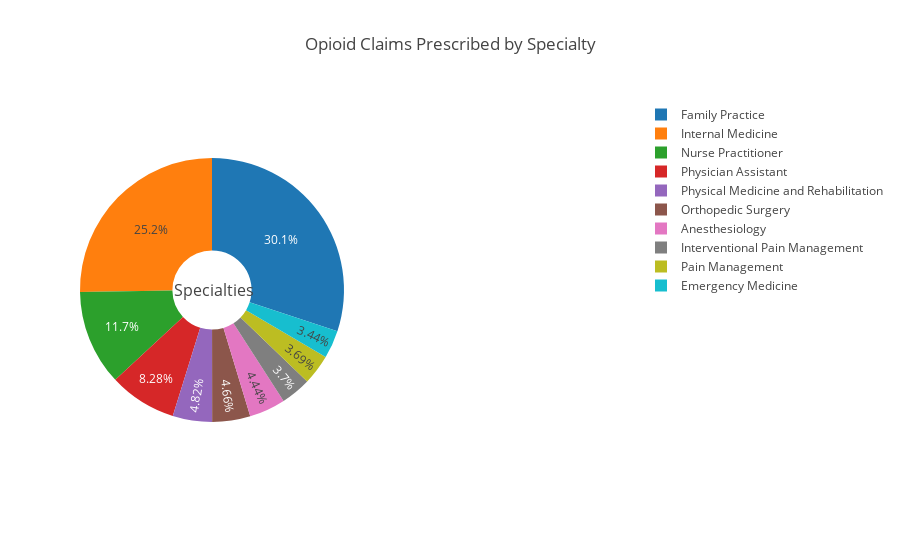

Notebook cell for this chart:
### Code cell
#pie chart of opioid claims by specialty
opioid_perspecialty_pie=opioid_perspecialty_df[:10]
pie = {
  "data": [
    {
      "values": opioid_perspecialty_pie['opioid_claim_count'],
      "labels": opioid_perspecialty_pie['specialty_description'],
      "domain": {"x": [0, .48]},
      "name": "Specialty",
      "hoverinfo":"label+value+name",
      "hole": .3,
      "type": "pie"
    },
],
  "layout": {
        "title":"Opioid Claims Prescribed by Specialty",
        "annotations": [
            {
                "font": {
                    "size": 16
                },
                "showarrow": False,
                "text": "Specialties",
                "x": 0.168,
                "y": 0.5
            }
        ]
    }
}
plotly.offline.iplot(pie)

### Figure 1 — Plotly figure (JSON) as saved in the notebook; plotly's stock layout.template omitted (floating-point values rounded to 4 significant figures)
{"data": [{"domain": {"x": [0, 0.48]}, "hole": 0.3, "hoverinfo": "label+value+name", "labels": ["Family Practice", "Internal Medicine", "Nurse Practitioner", "Physician Assistant", "Physical Medicine and Rehabilitation", "Orthopedic Surgery", "Anesthesiology", "Interventional Pain Management", "Pain Management", "Emergency Medicine"], "name": "Specialty", "type": "pie", "uid": "bf873b3e-bb73-4cdf-b413-c4446132789e", "values": [19844664, 16657519, 7720135, 5466469, 3184269, 3076021, 2932914, 2443225, 2436217, 2269138]}], "layout": {"annotations": [{"font": {"size": 16}, "showarrow": false, "text": "Specialties", "x": 0.168, "y": 0.5}], "title": "Opioid Claims Prescribed by Specialty"}}
